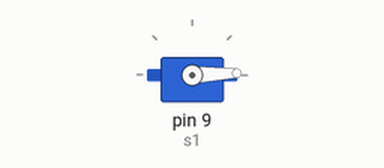
This sketch was run on a simulated Arduino Uno, built with avr-gcc and run on an emulated ATmega328P. Parts: servo.

Above: at 0.05 s.
At 1.75 s:
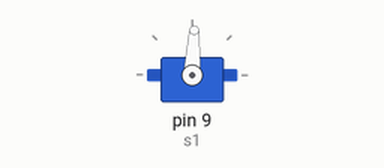
At 3.45 s:
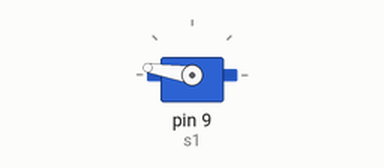
At 6.9 s:
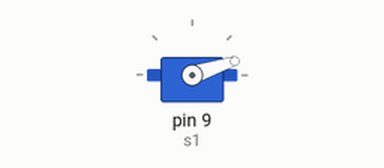
Timing chart, 0 to 9.4 s (numbered marks = the images above):
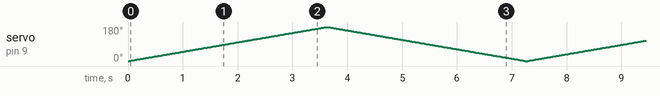

The sketch:

SERVO_sg9g.ino
```cpp
#include <Servo.h>

Servo s1;

void setup()
{
  s1.attach(9);

}

void loop()
{
 for (int i=0; i<=180; i+=1){
    s1.write(i);
    delay(20);
  }
   for (int i=180; i>=0; i-=1){
    s1.write(i);
    delay(20);
  }
}
```
